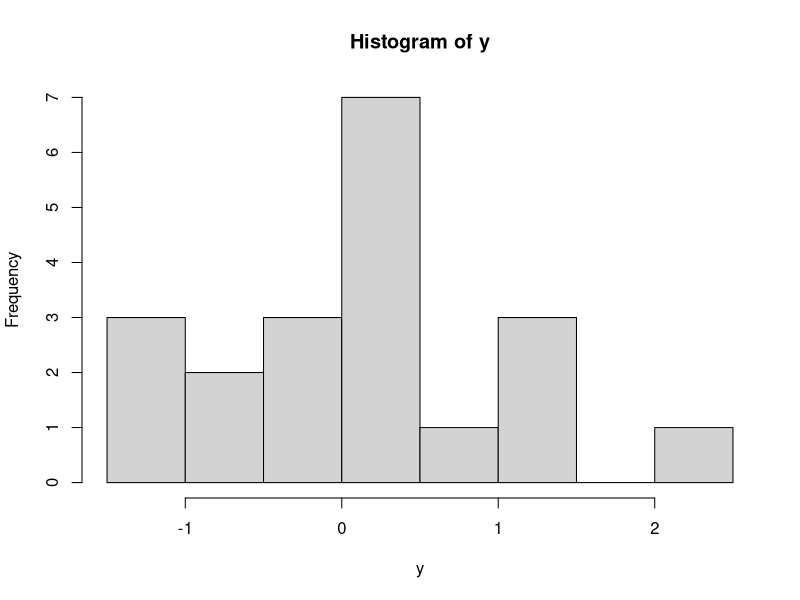

Write the R code that produced this figure.
#######################################################
# Basic data types
# The most common basic vector types are
x <- c(FALSE, TRUE) # logical vector
y <- c("a", "b", "cat", "dog") # character vector
z1 <- c(100, 1, 2, 3) # numeric integer vector
z2 <- c(100.2, 0.4, 0.9) # numeric real/double vector
typeof(x)
typeof(y)
typeof(z1)
typeof(z2)

# http://applied-r.com/data-modes-and-classes/ 

# Checking type of object
# there are a range of "is." functions for that return TRUE
# if object is of corresponding type
# apropos("^is\\.")
is.logical(c(TRUE, TRUE))
is.numeric(c("a", "b"))
is.character(c(1, 2, 3))

#############################################################
# Conversion of Types:
# R has functions that explicitly convert data types
# apropos("^as\\.")
as.character(c(1, 2, 3, 4))
as.numeric(c("1", "2a", "3", "four"))
as.numeric(c(FALSE, FALSE, TRUE, TRUE))

# R often performs conversions implicitly
sum(c(FALSE, TRUE, TRUE)) # converts logical to 0, 1 numeric
paste0("v", c(1, 2, 3)) # converts numeric vector to character

# Basic data structures: Vectors, Matrices, Lists, Data.frames
###########################################################
# Vectors:
# In R, a single value (scalar) is a vector.
x <- 1 # I.e., x is a vector of length 1


# In addition to importing data,
# R has various functions for creating vectors.
c(1, 2, 3, 4) # c stands for combine
1:10 # create an integer sequence 1 to 10
seq(1, 10) # alternative way of creating a sequence 
seq(1, 10, by = 2) # The function has additional options
rep(1, 5) # repeat a value a certain number of times
rep(c(1,2,3), 5) # repeat a value a certain number of times

# as well as many simulation functions which we'll cover later
# Initial examples:
# Sample 10 items with replacement from 
sample(x = c("happy", "funny", "silly"), size = 10, replace = TRUE)

# Sample 20 values from a normal distribution
y <- rnorm(n = 20, mean = 0, sd = 1) 
hist(y) # show values in histogram


# Vectors can have names
x <- c(1,2,3,4,5)
names(x) <- c("a", "b", "c", "d", "e")
x

# Extracting vectors
x[c(1,2)] # by numeric position
x[x < 3] # by logical vector
x[c("b", "c")] # by name




###########################################################
# Matrices:
# All data must be of same type (e.g., numeric, character, logical)
y <- matrix(c(1, 2, 
              4, 5, 
              7, 8 ),
            byrow = TRUE, ncol = 2)
y

class(y)

# number of rows and columns
dim(y)  # Number of rows and columns
nrow(y) # Number of rows
ncol(y) # Number of columns

# Rows and columns can be given names
rownames(y) <- c("a", "b", "c")
colnames(y) <- c("col1", "col2")

# Rows and columns can be indexed
y["a", ] # By rowname
y[, "col1"] # By column name 
y["a", "col1"] # By both

y[c(1,2), ] # By row position
y[,1] # By column position
y[c(2,3), 2] # By column position

###########################################################
# Lists
# Store arbitrary structures of one or more named elements.
# Elements can be of different lengths
# Lists can contain lists can be nested to create tree like structures
# Lists are commonly used for representing results of analyses

w <- list(apple = c("a", "b", "c"), 
          banana = c(1,2), 
          carrot = FALSE,
          animals = list(dog = c("dog1", "dog2"), 
                         cat = c(TRUE, FALSE)))

class(w)

# Accessing one element of list
w$apple # using dollar notation
w[[1]] # by position
w[["apple"]] # by name (double brackets)

# Accessing subset of list
w[c(1, 2)]  # by position (single bracket)
w[c("apple", "banana")] # by name
w[c(FALSE, FALSE, TRUE, TRUE)] # by logical vector

# Quick illustration of a list object returned by
# a statistical function

# We'll simulate some data for two hypothetical groups x and y
# and perform an independent samples t-test.
x <- rnorm(10, mean = 0, sd = 1) 
y <- rnorm(10, mean = 1, sd = 1)
fit <- t.test(x, y)  

# The function 
class(fit) # class does not say list, but it is a list
mode(fit)
str(fit) # show structure of object
names(fit) # show names of elements
# we can view particular elements
fit$statistic 
fit$parameter
fit$p.value
# or extract subsets of the list
fit[c("statistic", "parameter", "p.value")]


###########################################################
# Data Frames:
# Data frames are the standard data strucure used for storing
# data. If you have used other software (e.g., SPSS, Excel, etc.), 
# this is what you may think of as a "dataset".
# Columns can be of different data types (e.g., character, numeric, logical, etc.)
z <- data.frame(var1 = 1:9, var2 = letters[1:9])
z

# Tip: Some functions work with matrices, 
#   some work with data.frames, 
#   and some work with both.
# * If you are wanting to store data like you might store in 
#   a database, then you'll generaly want a data.frame.
# * If you are dealing with a mathematical object that you
#   you want to perform a mathematical operation on, then you generally
#   want a matrix (e.g., correlation matrix, covariance matrix, 
#   distance matrix in MDS, matrices used for matrix algebra).








